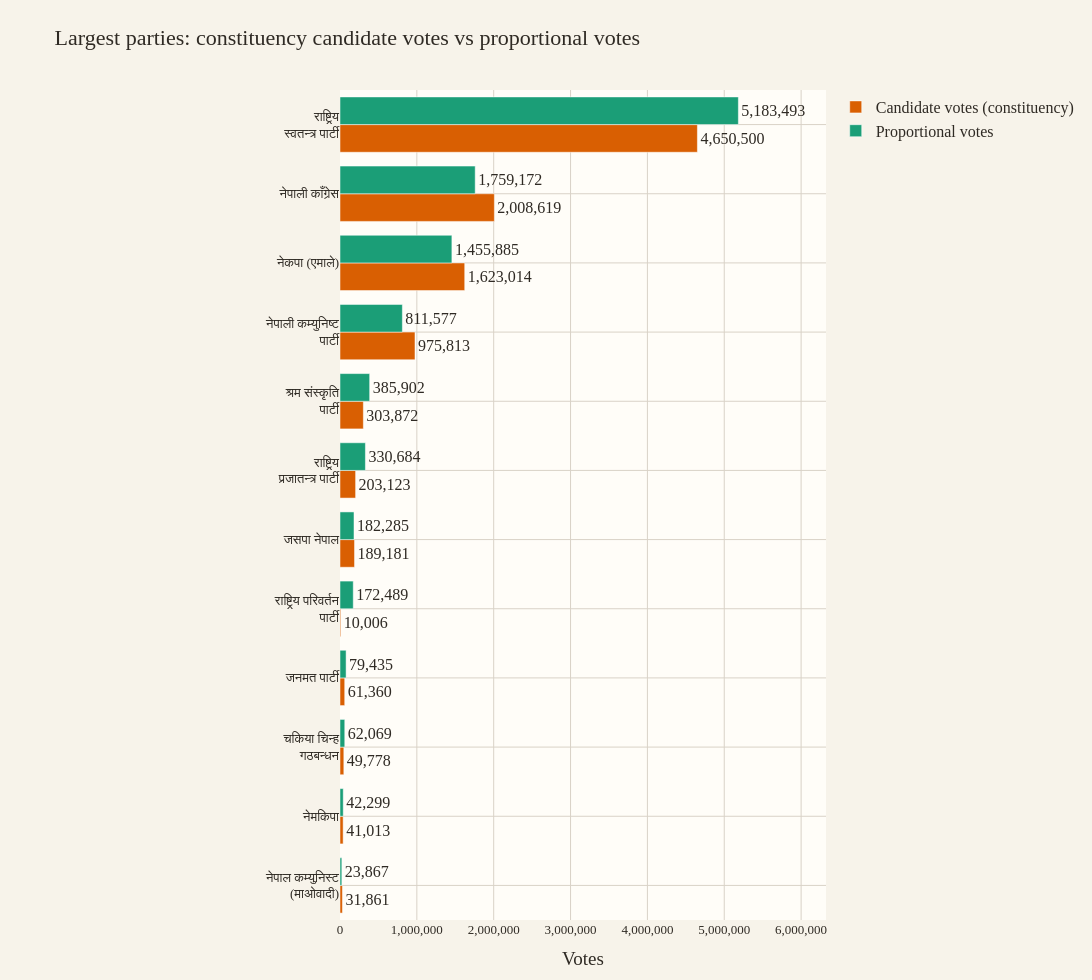

The notebook cell this image was saved under:
### Markdown cell above
## 1. Largest parties in both systems

This grouped bar chart shows the largest matched parties by total scale across the two voting systems. The x-axis range is padded so numeric labels remain visible in the exported PNG.

### Code cell
top_parties = matched.nlargest(12, 'combined_votes').copy()
top_plot = top_parties.melt(
    id_vars=['party_name', 'party_label'],
    value_vars=['fptp_votes', 'pr_votes'],
    var_name='vote_type',
    value_name='votes',
)
top_plot['vote_type'] = top_plot['vote_type'].map({
    'fptp_votes': 'Candidate votes (constituency)',
    'pr_votes': 'Proportional votes',
})
max_vote = top_plot['votes'].max()

fig = px.bar(
    top_plot,
    x='votes',
    y='party_label',
    color='vote_type',
    orientation='h',
    barmode='group',
    text='votes',
    color_discrete_map={
        'Candidate votes (constituency)': COLOR_FPTP,
        'Proportional votes': COLOR_PR,
    },
    title='Largest parties: constituency candidate votes vs proportional votes',
    hover_name='party_name',
)
fig.update_traces(texttemplate='%{text:,}', textposition='outside', cliponaxis=False)
style_figure(fig, height=980, width=1600, margin=dict(l=340, r=190, t=90, b=60))
fig.update_xaxes(title='Votes', tickformat=',d', range=[0, max_vote * 1.22])
fig.update_yaxes(title='', categoryorder='total ascending')
save_figure(fig, 'vote_type_top_parties.png')
fig.show()

### Figure 1 — Plotly figure (JSON) as saved in the notebook; plotly's stock layout.template omitted (floating-point values rounded to 4 significant figures)
{"data": [{"alignmentgroup": "True", "cliponaxis": false, "hovertemplate": "<b>%{hovertext}</b><br><br>vote_type=Candidate votes (constituency)<br>votes=%{text}<br>party_label=%{y}<extra></extra>", "hovertext": ["राष्ट्रिय स्वतन्त्र पार्टी", "नेपाली काँग्रेस", "नेपाल कम्युनिष्ट पार्टी (एकीकृत मार्क्सवादी लेनिनवादी)", "नेपाली कम्युनिष्ट पार्टी", "श्रम संस्कृति पार्टी", "राष्ट्रिय प्रजातन्त्र पार्टी", "जनता समाजवादी पार्टी, नेपाल", "राष्ट्रिय परिवर्तन पार्टी", "जनमत पार्टी", "एकल चिन्ह चकिया (जाँतो) (राष्ट्रिय मुक्ति पार्टी नेपाल/जनता समाजवादी पार्टी/नागरिक उन्मुक्ति पार्टी, नेपाल)", "नेपाल मजदुर किसान पार्टी", "नेपाल कम्युनिस्ट पार्टी (माओवादी)"], "legendgroup": "Candidate votes (constituency)", "marker": {"color": "#d95f02", "pattern": {"shape": ""}}, "name": "Candidate votes (constituency)", "offsetgroup": "Candidate votes (constituency)", "orientation": "h", "showlegend": true, "text": [4650000.0, 2009000.0, 1623000.0, 975800.0, 303900.0, 203100.0, 189200.0, 10010.0, 61360.0, 49780.0, 41010.0, 31860.0], "textposition": "outside", "texttemplate": "%{text:,}", "type": "bar", "x": [4650500, 2008619, 1623014, 975813, 303872, 203123, 189181, 10006, 61360, 49778, 41013, 31861], "xaxis": "x", "y": ["राष्ट्रिय<br>स्वतन्त्र पार्टी", "नेपाली काँग्रेस", "नेकपा (एमाले)", "नेपाली कम्युनिष्ट<br>पार्टी", "श्रम संस्कृति<br>पार्टी", "राष्ट्रिय<br>प्रजातन्त्र पार्टी", "जसपा नेपाल", "राष्ट्रिय परिवर्तन<br>पार्टी", "जनमत पार्टी", "चकिया चिन्ह<br>गठबन्धन", "नेमकिपा", "नेपाल कम्युनिस्ट<br>(माओवादी)"], "yaxis": "y"}, {"alignmentgroup": "True", "cliponaxis": false, "hovertemplate": "<b>%{hovertext}</b><br><br>vote_type=Proportional votes<br>votes=%{text}<br>party_label=%{y}<extra></extra>", "hovertext": ["राष्ट्रिय स्वतन्त्र पार्टी", "नेपाली काँग्रेस", "नेपाल कम्युनिष्ट पार्टी (एकीकृत मार्क्सवादी लेनिनवादी)", "नेपाली कम्युनिष्ट पार्टी", "श्रम संस्कृति पार्टी", "राष्ट्रिय प्रजातन्त्र पार्टी", "जनता समाजवादी पार्टी, नेपाल", "राष्ट्रिय परिवर्तन पार्टी", "जनमत पार्टी", "एकल चिन्ह चकिया (जाँतो) (राष्ट्रिय मुक्ति पार्टी नेपाल/जनता समाजवादी पार्टी/नागरिक उन्मुक्ति पार्टी, नेपाल)", "नेपाल मजदुर किसान पार्टी", "नेपाल कम्युनिस्ट पार्टी (माओवादी)"], "legendgroup": "Proportional votes", "marker": {"color": "#1b9e77", "pattern": {"shape": ""}}, "name": "Proportional votes", "offsetgroup": "Proportional votes", "orientation": "h", "showlegend": true, "text": [5183000.0, 1759000.0, 1456000.0, 811600.0, 385900.0, 330700.0, 182300.0, 172500.0, 79440.0, 62070.0, 42300.0, 23870.0], "textposition": "outside", "texttemplate": "%{text:,}", "type": "bar", "x": [5183493, 1759172, 1455885, 811577, 385902, 330684, 182285, 172489, 79435, 62069, 42299, 23867], "xaxis": "x", "y": ["राष्ट्रिय<br>स्वतन्त्र पार्टी", "नेपाली काँग्रेस", "नेकपा (एमाले)", "नेपाली कम्युनिष्ट<br>पार्टी", "श्रम संस्कृति<br>पार्टी", "राष्ट्रिय<br>प्रजातन्त्र पार्टी", "जसपा नेपाल", "राष्ट्रिय परिवर्तन<br>पार्टी", "जनमत पार्टी", "चकिया चिन्ह<br>गठबन्धन", "नेमकिपा", "नेपाल कम्युनिस्ट<br>(माओवादी)"], "yaxis": "y"}], "layout": {"barmode": "group", "font": {"color": "#2f2a24", "family": "Kohinoor Devanagari", "size": 16}, "height": 980, "legend": {"title": {"text": ""}, "tracegroupgap": 0}, "margin": {"b": 60, "l": 340, "r": 190, "t": 90}, "paper_bgcolor": "#f7f3ea", "plot_bgcolor": "#fffdf8", "title": {"text": "Largest parties: constituency candidate votes vs proportional votes"}, "width": 1600, "xaxis": {"anchor": "y", "automargin": true, "domain": [0, 1], "gridcolor": "#d9d2c7", "range": [0, 6324000.0], "showgrid": true, "tickfont": {"size": 13}, "tickformat": ",d", "title": {"text": "Votes"}, "zeroline": false}, "yaxis": {"anchor": "x", "automargin": true, "categoryorder": "total ascending", "domain": [0, 1], "gridcolor": "#d9d2c7", "showgrid": true, "tickfont": {"size": 13}, "title": {"text": ""}, "zeroline": false}}}
